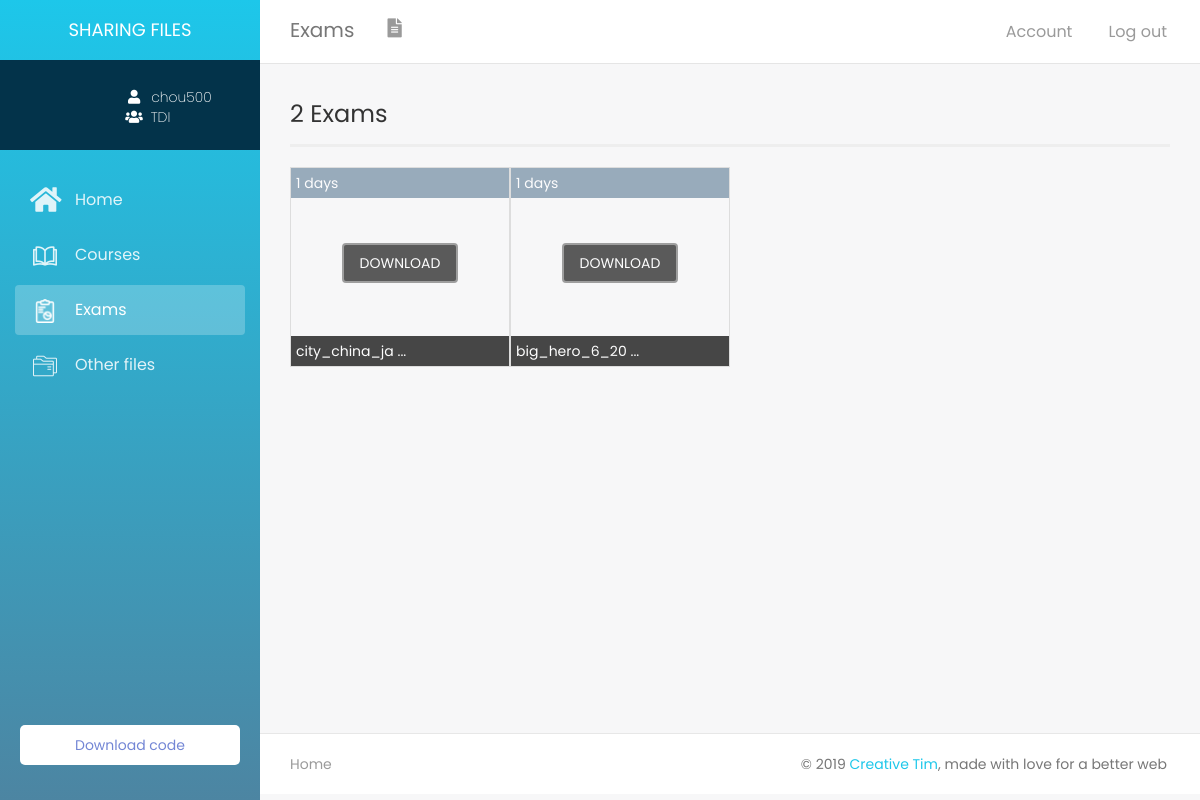
Screenshot of /index/student/exams.php?user=chou500 (signed in) with the database file from the repository.
### tables this page shows
CREATE TABLE IF NOT EXISTS `etudient` (
  `pseudo_etu` varchar(100) NOT NULL,
  `email_etu` varchar(100) NOT NULL,
  `prenom_etu` varchar(100) NOT NULL,
  `nom_etu` varchar(100) NOT NULL,
  `pass` varchar(100) NOT NULL,
  `adresse_etu` varchar(100) DEFAULT NULL,
  `pays_etu` varchar(100) DEFAULT NULL,
  `ville_etu` varchar(100) DEFAULT NULL,
  `tele_etu` varchar(100) DEFAULT NULL,
  `sexe_etu` varchar(100) NOT NULL,
  `propos_etu` text,
  `image_etu` text,
  `reponse` varchar(100) NOT NULL,
  `question` varchar(100) NOT NULL,
  `groupe_id` int(11) DEFAULT NULL,
  PRIMARY KEY (`pseudo_etu`),
  UNIQUE KEY `email_etu` (`email_etu`),
  KEY `question` (`question`),
  KEY `groupe_id` (`groupe_id`)
);

CREATE TABLE IF NOT EXISTS `groupe` (
  `id` int(11) NOT NULL AUTO_INCREMENT,
  `nom` varchar(100) DEFAULT NULL,
  `description` text,
  `image_groupe` text,
  `date_creation` datetime DEFAULT CURRENT_TIMESTAMP,
  `pseudo_prof` varchar(100) NOT NULL,
  `nbr_fichier` int(11) DEFAULT '0',
  `nbr_etudient` int(11) DEFAULT '0',
  PRIMARY KEY (`id`),
  UNIQUE KEY `nom` (`nom`),
  KEY `pseudo_prof` (`pseudo_prof`)
);

CREATE TABLE IF NOT EXISTS `fichier` (
  `nom` varchar(200) NOT NULL,
  `type` varchar(100) NOT NULL,
  `fich_date` datetime DEFAULT NULL,
  `groupe_id` int(11) NOT NULL,
  PRIMARY KEY (`nom`),
  KEY `groupe_id` (`groupe_id`)
);

### includes/functions.php (the view, shortened to what this page needs)
<?php
    require 'config.php';
    function get_groupeName($id){
        global $con;
        $rq = "SELECT nom FROM groupe WHERE id = '$id'";
        $res = mysqli_query($con, $rq);
        $row = mysqli_fetch_assoc($res);
        return $row['nom'];
    }
    function get_pageName(){
        $page = explode('.', basename($_SERVER['PHP_SELF']));
        return ucfirst($page[0]);
    }
    function get_index_theme(){
        if(isset($_SESSION['plan']))
        {
            $plan = $_SESSION['plan'];
            if($plan == 'student')
                return '<link rel="stylesheet" type="text/css" href="../assets/style/themes/student_theme.css"/>';
            return false;
        }
        else
            header('location: login.php');
    }
    function select_index_query($select,$table,$where,$username){
        global $con;
        $usern = mysqli_real_escape_string($con, $username);
        $rq = "SELECT $select FROM $table WHERE $where = '$usern'";
        $res = mysqli_query($con,$rq);
        return mysqli_fetch_assoc($res);
    }
    function get_time_unit($fich_date){
        $datenow = time();
        $file_date = strtotime($fich_date);
        $time_left = $datenow - $file_date;
        switch($time_left){
            case ($time_left >= 60*60*24 && $time_left < 60*60*24*7);
                $time_left = floor($time_left / (60*60*24));
                $unit = 'days';break;
        }
        return array('time_left' => $time_left, 'unit' => $unit);
    }
    function load_files_query($grp_id,$file_type,$current_page){
        global $con;
        $courses = array();
        $rq = "SELECT * FROM fichier WHERE type = '$file_type' AND groupe_id = '$grp_id' ORDER BY fich_date DESC";
        $res = mysqli_query($con,$rq);
        $i = 0;
        $courses[] = array();
        while($row = mysqli_fetch_assoc($res)){
            $file_name = $row['nom'];
            $fich_date = $row['fich_date'];
            $unit_and_time_left = get_time_unit($fich_date);
            $time_left = $unit_and_time_left['time_left'];
            $unit = $unit_and_time_left['unit'];
            $file_extension = get_file_extension($file_name);
            if($file_extension != 'png' && $file_extension != 'jpg' && $file_extension != 'jpeg'){
                $icon_dir = generate_icon($file_name,$current_page);
                $css = 'background-size: contain;';
            }
            else{
                $icon_dir = '../cloud/'.$file_name;
                $css = 'background-size: cover;';
            }
            $courses[$i] = '<div class="file col-xs-6 col-sm-4 col-md-2 col-lg-3" style="border:1px solid #ddd;height:200px;margin-top:20px;padding:0;position:relative;background-image: url('.$icon_dir.');'.$css.'">
            <div class="file-date" style="padding:5px;color:#fff;background-color:#708ba2;opacity:0.7;width:100%"><span id="date">'.$time_left.' '.$unit.'</span>
            <i id="'.$file_name.'" style="float:right;font-size:large;cursor:pointer;display:none;" class="delete_file fas fa-times-circle"></i>
            </div>
            <div id="ms-container">
                <label class="label-ms"  for="ms-download">
                    <div class="ms-content">
                        <div class="ms-content-inside">
                            <input type="checkbox" id="ms-download" />
                            <div class="ms-line-down-container">
                                <div class="ms-line-down"></div>
                            </div>
                            <div class="ms-line-point"></div>
                        </div>
                    </div>
                </label>
            </div>
            <div class="desc" style="padding:5px;color:#fff;background-color:#333;bottom:0;opacity:.9;position:absolute;width:100%"><span class="title">'.$file_name.'</span></div>
            <div class="download-container text-center" style="height:0"><a href="../cloud/'.$file_name.'" download><button type="button" class="btn-download btn btn-default" style="background-color:#333;color:#fff;z-index:999;margin-top:45px;">DOWNLOAD</button></a>
		    </div>
            </div><script>subtruct_title()</script>';
            $i= $i + 1;
        }
        return $courses;
    }
    function get_file_extension($file_name){
        $file_name = explode('.', $file_name);
        $file_extension = end($file_name);
        return $file_extension;
    }
    function get_files_count($current_page, $grp_id){
        global $con;
        switch($current_page){
            case ($current_page == 'Exams'):
                $type = 'exercice';break;
        }
        $res = mysqli_query($con,"select count(nom) from fichier WHERE type = '$type' AND groupe_id = '$grp_id' ");
        $row = mysqli_fetch_assoc($res);
        return $row['count(nom)'];
    }
?>

### index/student/exams.php (shortened to what this page needs)
<?php
    include '../includes/header.php';
?>
<?php
    if(isset($_GET['user']))
    {
        $username = $_GET['user'];
        if(!empty($username) && $username == $_SESSION['user'])
        {
    ?>
    <div class="wrapper">
        <div class="main-panel">
        <?php include '../includes/top_nav.php'; ?>
        <?php include '../includes/sidebar.php'; ?>
    <div class="content">
        <div class="container-fluid">
           <div class="top-panel row">
               <span class="courses_count" style="line-height:40px;font-size:x-large;"><?php echo get_files_count($current_page = get_pageName(), $grp_id); ?> Exams</span>
            </div>
            <div class="line"></div>
            <div id="file_container">
               <?php
                    $current_page = get_pageName();
                    $files = load_files_query($grp_id,'exercice',$current_page);
                    if($files[0] != null){
                        foreach ($files as $file) {
                           echo $file;
                        }
                    }
                ?>
            </div>
        </div>
    </div>
<?php
        }
        else
            header ('location: ../../login.php');
    }
    else
        redirect_url('home.php');
?>
<?php include '../includes/footer.php'; ?>

### index/includes/sidebar.php (shortened to what this page needs)
<?php
    $username = $_GET['user'];
    $plan = $_SESSION['plan'];
    if(!empty($username) && $username == $_SESSION['user'])
    {
        if($plan == 'professor'){
            $row = select_index_query('*','professeur','pseudo_prof',$username);
            $imageName = $row['image_prof'];
            $image_dir = '../professeur/assets/images/';
        }
        else{
            $row = select_index_query('*','etudient','pseudo_etu',$username);
            $imageName = $row['image_etu'];
            $grp_id = $row['groupe_id'];
        }
        if($row)
        {
            $image_dir = 'assets/images/';
                $image_dir = '../assets/default-images/'; ?>
    <div class="sidebar" >
	<div class="sidebar-wrapper">
        <div class="logo">
            <div class="simple-text">
                Sharing files
            </div>
        </div>
        <div class="profile">
            <div class="profile-img" id="profile-img" style="background-image: url(<?php echo $image_dir.$imageName?>)"></div>
            <div class="profile-info">
                <div class="username"><i class="fa fa-user" aria-hidden="true"></i><span class="username-text"><?php echo $username ?></span></div>
                <div class="groupe"><i class="fas fa-users" aria-hidden="true"></i><span class="groupe-text"><?php
                    if($plan == 'professor'){
                        if(isset($_SESSION['grp_id']))
                            echo get_groupeName($_SESSION['grp_id']);
                        else
                            echo 'N/A';
                    }
                    else
                        echo get_groupeName($grp_id);
                    ?></span></div>
            </div>
        </div>
        <ul class="nav">
            <?php
                $page_name = get_pageName();
            ?>
            <li <?php if($page_name == 'Home') echo 'class="active"'; ?> >
                <a href="home.php?user=<?php echo $username ?>">
                    <i class="fa fa-home" aria-hidden="true"></i>
                    <p>Home</p>
                </a>
            </li>
            <li <?php if($page_name == 'Courses') echo 'class="active"'; ?> >
                <a href="courses.php?user=<?php echo $username ?>">
                    <i aria-hidden="true"><img src="../assets/icons/open-book.png"></i>
                    <p>Courses</p>
                </a>
            </li>
            <li <?php if($page_name == 'Exams') echo 'class="active"'; ?> >
                <a href="exams.php?user=<?php echo $username ?>">
                    <i aria-hidden="true"><img src="../assets/icons/report.png"></i>
                    <p>Exams</p>
                </a>
            </li>
            <li <?php if($page_name == 'Files') echo 'class="active"'; ?> >
                <a href="files.php?user=<?php echo $username ?>">
                    <i aria-hidden="true"><img src="../assets/icons/folder.png"></i>
                    <p>Other files</p>
                </a>
            </li>
        </ul>
        <ul class="list-unstyled CTAs">
            <li>
                <a href="#" class="download">Download code</a>
            </li>
	    </ul>
	</div>
</div>
<?php
        }
    }
?>

### index/assets/style/style.css (style rules this page uses)
.profile { background-color: #03334a; padding: 10px 5px 10px 10px; display: flex; }
#profile-img { width: 33%; height: 70px; background-size: cover; border-radius: 50%; background-position: center; margin-left: 9%; }
.profile-info { padding: 7% 0% 0% 5%; }
.username-text { margin-left: 8px; }
.groupe-text { margin-left: 8px; }
.line { width: 100%; height: 1px; border-bottom: 3px solid #eee; }
.file { background-position: center; background-repeat: no-repeat; }
.row { margin-left: 0!important; }
.top-panel { margin-bottom: 10px; padding-right: 15px; }
ul.CTAs { padding: 20px; position: absolute; bottom: 0; width: 100%; }
ul.CTAs a { text-align: center; font-size: 1em; display: block; border-radius: 5px; margin-bottom: 5px; padding: 10px; }
a.download { background: #fff; color: #7386D5; }
* { -webkit-box-sizing: border-box; -moz-box-sizing: border-box; box-sizing: border-box; }

### index/assets/style/themes/student_theme.css (style rules this page uses)
:root { --back-color: #64647e; --main-color: #1DC7EA; --second-color: #64647e; }
.sidebar { background: var(--main-color); background: linear-gradient(to bottom, var(--main-color) 0%, var(--back-color) 150%); background-size: 150% 150%; }

### rows the page displays
etudient: groupe.nom "TDI"
fichier: fich_date "1", fich_date "days"
fichier: fich_date "1", fich_date "days"

### other values shown
get_pageName() "Exams"
$username "chou500"
get_files_count($current_page = get_pageName(), $grp_id) "2"
$file_name "city_china_ja ..."
$file_name "big_hero_6_20 ..."
